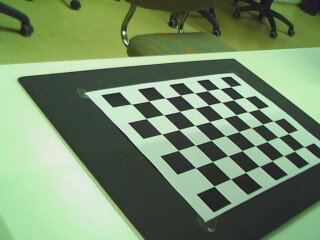
#> input picture 1 - Calibración de Cámaras/left/left_000.jpg, 320 x 240 px; its folder holds 4 pictures in this run
$ jupyter execute --allow-errors 'practica1-calibracion to-do.ipynb'   (older library calls are emulated)
#> lines starting #> are read from the running program, lines starting #| are printed output that depends on the picture; long printed decimals are rounded
<a id='1'></a>
# <p style="background-color:skyblue; font-family:newtimeroman; font-size:150%; text-align:center; border-radius: 15px 50px;">1. Camera calibration</p>

In this part we will first work with the image sequence of the ``left`` directory that belong to the calibration of the left camera of an stereo camera.

This sequence contains a series of images of the calibration template. For the calibration it should be taken into account that the size of each template slot is 30 mm in the $X$ and $Y$ axis.

[cell 1]
import cv2
import glob
import copy
import numpy as np
import imageio
import matplotlib.pyplot as plt

from pprint import pprint as pp

[cell 2]
def load_images(filenames: list):
    '''Function to load images from a list of filenames
    '''
    return [imageio.imread(filename) for filename in filenames]
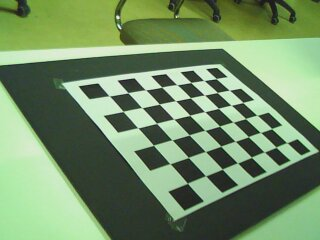
#> input picture 1 - Calibración de Cámaras/left/left_001.jpg, 320 x 240 px
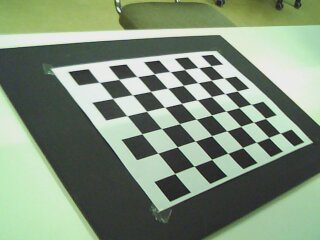
#> input picture 1 - Calibración de Cámaras/left/left_002.jpg, 320 x 240 px
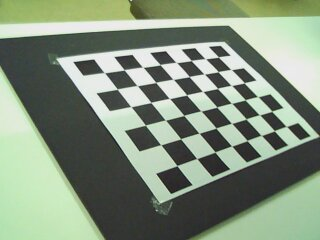
#> input picture 1 - Calibración de Cámaras/left/left_003.jpg, 320 x 240 px

[cell 3]
# We use glob to obtain all the filenames
filenames = glob.glob('left/*.jpg')
imgs = load_images(filenames)
#> imgs = 4 items

The function ``cv2.findChessboardCorners`` of
OpenCV function finds the calibration template in an image and
returns a tuple of two elements. The first element
is 0 if it failed to successfully detect the template, and
is 1 otherwise. The second element contains the
coordinates of the corners of the calibration template,
which are only valid if the detection was successful,
i.e. if the first element of the tuple is 1.

<hr>

**Use the function** ``cv2.findChessboardCorners``**, and optionally** ``cv2.cornerSubPix``**, to automatically detect the calibration pattern and its corners in all loaded images**. The size of the calibration stencil in the practice images is (8, 6), that is, 8 rows and 6 columns. It stores the results of the multiple calls in a list, so that the element $i$ in that list corresponds to the result of ``cv2.findChessboardCorners`` for the image $i$ loaded earlier.

[cell 4]
# Using findChessboardCorners, we obtain the corners of each image
corners = []
for i in range(len(imgs)):
    corners.append(cv2.findChessboardCorners(imgs[i], (8,6),None))
#> this loop made 4 passes
#> after the loop, corners = 4 items

[cell 5]
# cornerSubPix is a destructive function, so we copy the corners
corners2 = copy.deepcopy(corners)
#> corners2 = 4 items

# termination criteria
criteria = (cv2.TERM_CRITERIA_EPS + cv2.TERM_CRITERIA_MAX_ITER, 30, 0.01)
#> criteria = (3, 30, 0.01)

# As this function needs the images in grayscale, we convert them
imgs_grey = [cv2.cvtColor(img, cv2.COLOR_RGB2GRAY) for img in imgs]
#> imgs_grey = 4 items
# For each image and corners we are going to use cornerSubPix
cornersRefined = [cv2.cornerSubPix(i, cor[1], (8, 6), (-1, -1), criteria) if cor[0] else [] for i, cor in zip(imgs_grey, corners2)]
#> cornersRefined = 4 items

The next exercise consists of drawing on the images the points detected by ``cv.FindChessboardCorners``. For efficiency reasons, the function used to do this modifies directly the images passed by parameter instead of making a copy. To avoid losing the original images it is better to make a copy of them in advance. One way to do this is ``imgs2 = copy.deepcopy(imgs)``
where ``imgs`` is the list of loaded images. Use these copied images instead of the original ones in the
in the following exercise.

<hr>

**Use.**  ``cv2.drawChessboardCorners`` **to draw the corners detected in the previous exercise**. Apply it to all images that were correctly detected. Ignore the rest.

Display some results

[cell 6]
imgs2 = copy.deepcopy(imgs)
#> imgs2 = 4 items

# We draw the corners on the images
for i in range(1,4):
    cv2.drawChessboardCorners(imgs2[i],(8,6),corners[i][1],True)
    plt.figure()
    plt.imshow(imgs2[i])
    plt.show()
#> this loop made 3 passes
#> pass 1, `plt.show()`:
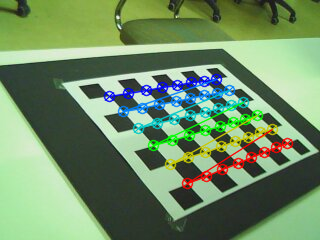
#> shown: shape (240, 320, 3); mean R, G, B 112.2, 141.5, 102.5
#> pass 2, `plt.show()`:
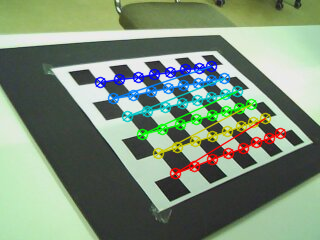
#> shown: shape (240, 320, 3); mean R, G, B 124.7, 143.1, 121.4

print(corners[1][1])
#> (printed output is left out)

To calibrate the camera, in addition to the coordinates of the corners in each of the images, the three-dimensional corner coordinates of the corners in the reference system of the scene.
 For this practice we will consider that the center of the reference system, i.e. the
point of coordinates $[0, 0, 0]^\top$, is the first corner of the calibration template detected in the scene's reference frame.
We will also consider that the X-axis corresponds to the short side of the calibration template, i.e., the coordinate point, and the Y-axis to the long side.
This arrangement implies that the Z-axis points in the upward normal direction of the calibration plane.

For the following exercise it is very important to take into account that the coordinates of the corners in the system of
scene reference should be given in the same order as
in which they were detected in each of the images.

<hr>

**Implement the function** ``get_chessboard_points (chessboard_shape, dx, dy)`` that will generate an array of `NumPy` (that is, an ndarray) of
size $ N × 3 $ with the coordinates $ (x, y, z) $ of the corners of
the calibration template in the reference system of the
scene. $ N $ is the number of corners in the template.

``chessboard_shape`` is the number of points per row
and by columns of the calibration template. Like
in Exercise 1, it should be (8, 6). `` dx`` (resp. `` dy``) is the width
(resp. high) of a square of the calibration template.
For the template used in this lab, both values
they are $30mm$.

[cell 7]
def get_chessboard_points(chessboard_shape, dx, dy):
    '''
    Obtain the coordinates of the chessboard points
    '''
#> called with chessboard_shape = (8, 6), dx = 30, dy = 30
    points = np.ndarray((chessboard_shape[0]*chessboard_shape[1], 3), dtype=np.float32)

    count = 0
    for i in range(chessboard_shape[1]):
        for j in range(chessboard_shape[0]):
            points[count] = [i*dx, j*dy, 0]
            count += 1
    return points

cb_points = get_chessboard_points((8, 6), 30, 30)
print(cb_points)

<hr>

**ASIGNMENT** Calibrate the left camera using the results list of `` cv2.findChessboardCorners``
and the set of model points given by `` get_chessboard_points``, from the previous exercise.

Save the result of the calibration, intrinsic matrix and extrinsic matrices, with the command
np.savez (‘calib_left’, intrinsic = intrinsic, extrinsic = extrinsic)

[cell 8]
# We are going to retrieve existing corners (cor[0] == True)
valid_corners = [cor[1] for cor in corners if cor[0]]
#> valid_corners = 4 items


num_valid_images = len(valid_corners)
#> num_valid_images = 4

# Matrix with the coordinates of the corners
real_points = get_chessboard_points((8, 6), 30, 30)

# We are going to convert our coordinates list in the reference system to numpy array
object_points = np.asarray([real_points for i in range(num_valid_images)], dtype=np.float32)

# Convert the corners list to array
image_points = np.asarray(valid_corners, dtype=np.float32)

# Calibrate
rms, intrinsics, dist_coeffs, rvecs, tvecs = cv2.calibrateCamera(object_points, image_points, imgs[1].shape[0:2], None, None)
#> rms = 0.162; intrinsics = [[417.5, 0, 169.2], [0, 444.3, 147.7], [0, 0, 1]]; dist_coeffs = [[-0.212, 4.26, 0.00416, -0.00418, -41.2]]; rvecs = ([1.89, 1.03, -0.125], [1.91, 1.07, -0.0899], [1.93, 1.1, -0.0661], [1.95, 1.15, -0.0711]); tvecs = ([-47.28, -51.36, 521.1], [-73.67, -60.04, 511.9], [-84.66, -74.75, 504.8], [-78.6, -85.78, 504.6])
# Calculate extrinsecs matrix using Rodigues on each rotation vector addid its translation vector
extrinsics = list(map(lambda rvec, tvec: np.hstack((cv2.Rodrigues(rvec)[0], tvec)), rvecs, tvecs))
#> extrinsics = 4 items
# Save the calibration file
np.savez('calib_left', intrinsic=intrinsics, extrinsic=extrinsics)

# Lets print some outputs
print("Corners standard intrinsics:\n",intrinsics)
#| Corners standard intrinsics:
#|  [[417.510   0.         169.177]
#|  [  0.         444.312 147.691]
#|  [  0.           0.           1.        ]]
print("Corners standard dist_coefs:\n", dist_coeffs)
#| Corners standard dist_coefs:
#|  [[-2.12219016e-01  4.25570061e+00  4.15835294e-03 -4.18177625e-03
#|   -4.12045705e+01]]
print("root mean sqaure reprojection error:\n", rms)
#| root mean sqaure reprojection error:
#|  0.1619

<hr>

**ASIGNMENT** Repeat the procedure to calibrate the right camera too. In the end, print the calculated extrinsics and intrinsics parameters for both cameras.

Once finished, **please print the root mean square reprojection error and justify in the report its meaning.**

[cell 9]
#FILL THIS UP
filenames = glob.glob('right/*.jpg')
imgsr = load_images(filenames)
#> (the rest of this cell did not finish here and is left out)

#> (a cell that did not finish here is left out)

#> (a cell that did not finish here is left out)

<hr>

**OPTIONAL EXERCISE.** What is the distance, in millimeters, between the two cameras?

Hint: Use the extrinsics of the first pair of images so that all points of the template are simultaneously visible.

to convert rvecs to a matrix "rotM" use the openCV function "cv2.Rodrigues(rvecs[0])[0]" , e.g.

#> (a cell that did not finish here is left out)

The information to calculate the distance between cameras has been obtained using the link data:

https://stackoverflow.com/questions/14444433/calculate-camera-world-position-with-opencv-python

<a id='1'></a>
# <p style="background-color:skyblue; font-family:newtimeroman; font-size:150%; text-align:center; border-radius: 15px 50px;">2. Distortion correction</p>

In this part we will work on undistorting an image taken with a fisheye lens. First we will calibrate a fisheye camera and then we will use this calibration parameters to undistort one of the calibration images.

For this exercies, the calibration images are under "fisheye pattern" folder

[cell 13]
import cv2
import matplotlib.pyplot as plt
import numpy as np
import glob

CHECKERBOARD = (6,7)
subpix_criteria = (cv2.TERM_CRITERIA_EPS+cv2.TERM_CRITERIA_MAX_ITER, 30, 0.1)
#> subpix_criteria = (3, 30, 0.1)
# calibration_flags = cv2.fisheye.CALIB_RECOMPUTE_EXTRINSIC+cv2.fisheye.CALIB_CHECK_COND+cv2.fisheye.CALIB_FIX_SKEW
calibration_flags = cv2.fisheye.CALIB_RECOMPUTE_EXTRINSIC+cv2.fisheye.CALIB_FIX_SKEW
#> calibration_flags = 10
objp = np.zeros((1, CHECKERBOARD[0]*CHECKERBOARD[1], 3), np.float32)
objp[0,:,:2] = np.mgrid[0:CHECKERBOARD[0], 0:CHECKERBOARD[1]].T.reshape(-1, 2)
objpoints = [] # 3d point in real world space
imgpoints = [] # 2d points in image plane.

# Find all the images in the folder
images = glob.glob('fisheye pattern/*.jpg')
# We apply the same method as previously to obtain the corners for each image
for fname in images:
    image = cv2.imread(fname)
    gray = cv2.cvtColor(image,cv2.COLOR_BGR2GRAY)
    corners = cv2.findChessboardCorners(gray, CHECKERBOARD,cv2.CALIB_CB_ADAPTIVE_THRESH+cv2.CALIB_CB_FAST_CHECK +cv2.CALIB_CB_NORMALIZE_IMAGE)
    objpoints.append(objp)
    cv2.cornerSubPix(gray,corners[1],(3,3),(-1,-1),subpix_criteria)
    imgpoints.append(corners[1])

#> (the rest of this cell did not finish here and is left out)
